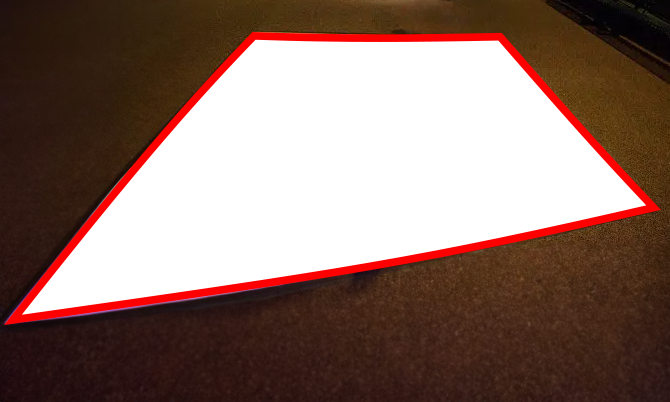
#> input picture PythonProject_save_the_turtles/Tests/scene_detection_and_calibration/floor3.png, 670 x 402 px
$ python test5.py
#> lines starting #> are read from the running program, lines starting #| are printed output that depends on the picture; after the words box and inside, x2 and y2 are one past the last pixel; in counts of white or black regions, pixels touching at a corner belong together
import cv2
import numpy as np

# Remplacez ceci par une valeur appropriée pour vos images
MIN_CONTOUR_AREA = 50000
# [56 lines left out: functions order_points, four_point_transform, not called in this run]
def auto_detect_edges(image_path):
    # Charger l'image
#> called with image_path = 'floor3.png'
    image = cv2.imread(image_path)
#> image is the input picture: shape (402, 670, 3); mean B, G, R 103.3, 112.2, 138
    orig = image.copy()

    # Convertir en niveaux de gris
    gray = cv2.cvtColor(image, cv2.COLOR_BGR2GRAY)
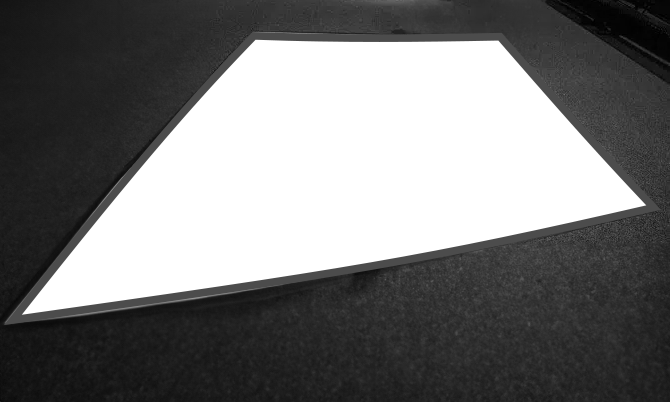
#> gray: shape (402, 670); min 0, max 255, mean 118.9

    # Flouter l'image pour réduire le bruit
    blurred = cv2.GaussianBlur(gray, (5, 5), 0)

    # Détecter les bords
    edged = cv2.Canny(blurred, 30, 150)
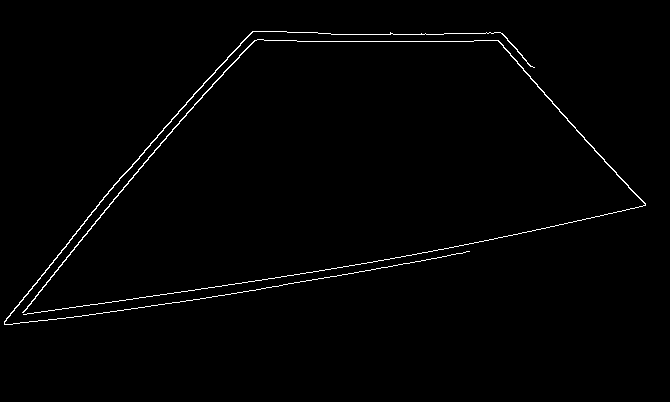
#> edged: shape (402, 670); 1.1% white in thin lines or dots, all inside (x1, y1, x2, y2) = (4, 31, 646, 325)

    cv2.imshow("Edges", edged)
    cv2.waitKey(0)

    # Trouver les contours dans l'image des bords, et initialiser notre contour de la scène
    contours, _ = cv2.findContours(edged.copy(), cv2.RETR_EXTERNAL, cv2.CHAIN_APPROX_SIMPLE)
#> contours = 2 contours; box (x1, y1, x2, y2) and area: (22, 39, 646, 315) 378, (4, 31, 535, 325) 278

    valid_contours = []

    # Boucle sur les contours
    for contour in contours:
        # Calculer l'aire du contour
        area = cv2.contourArea(contour)

        # Ignorer les petits contours
        if area < MIN_CONTOUR_AREA:
            continue

        # Approximer le contour
        peri = cv2.arcLength(contour, True)
        approx = cv2.approxPolyDP(contour, 0.02 * peri, True)

        # Le contour doit être fermé et avoir quatre points
        if len(approx) == 4:
            valid_contours.append(approx)
#> this loop made 2 passes
#> area on passes 1 to 2: 378, 278.5
#> after the loop, valid_contours = []

    # Dessiner les contours valides
    cv2.drawContours(image, valid_contours, -1, (0, 255, 0), 3)

    # Afficher l'image
    cv2.imshow("Valid Contours", image)
    cv2.waitKey(0)
    cv2.destroyAllWindows()

    # Retourner le premier contour valide si disponible
    if valid_contours:
        return valid_contours[0].reshape(4, 2)
    else:
        return None

# Remplacez 'floor.png' par votre image
contour_points = auto_detect_edges('floor3.png')
if contour_points is not None:
    print(contour_points)
else:
    print("No suitable contour found")

$ run again, with PythonProject_save_the_turtles/Tests/scene_detection_and_calibration/floor2.png copied over PythonProject_save_the_turtles/Tests/scene_detection_and_calibration/floor3.png
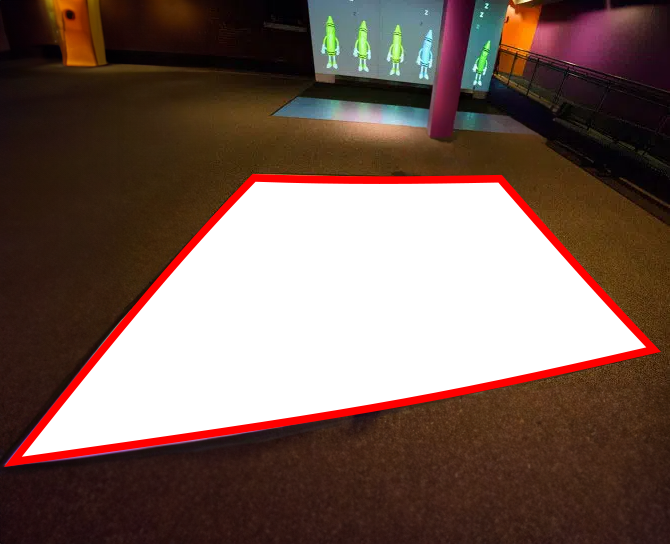
#> input picture PythonProject_save_the_turtles/Tests/scene_detection_and_calibration/floor2.png, 670 x 544 px
#> in auto_detect_edges, image is the input picture: shape (544, 670, 3); mean B, G, R 87.2, 95.9, 119.1
#> in auto_detect_edges, `gray = cv2.cvtColor(image, cv2.COLOR_BGR2GRAY)`:
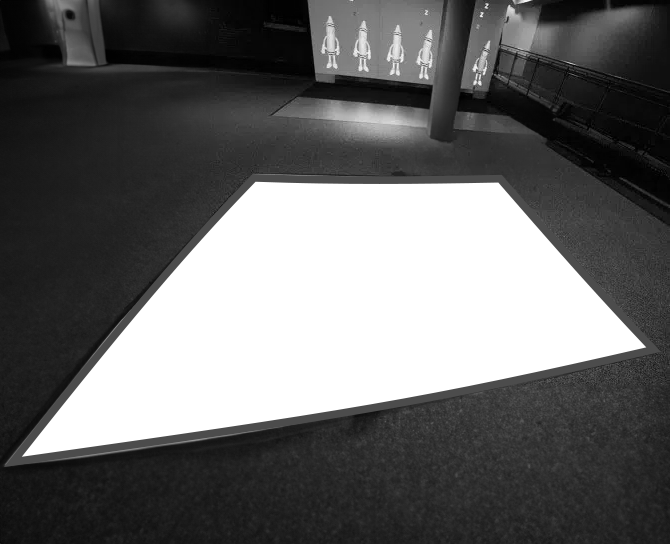
#> gray: shape (544, 670); min 0, max 255, mean 101.9
#> in auto_detect_edges, `edged = cv2.Canny(blurred, 30, 150)`:
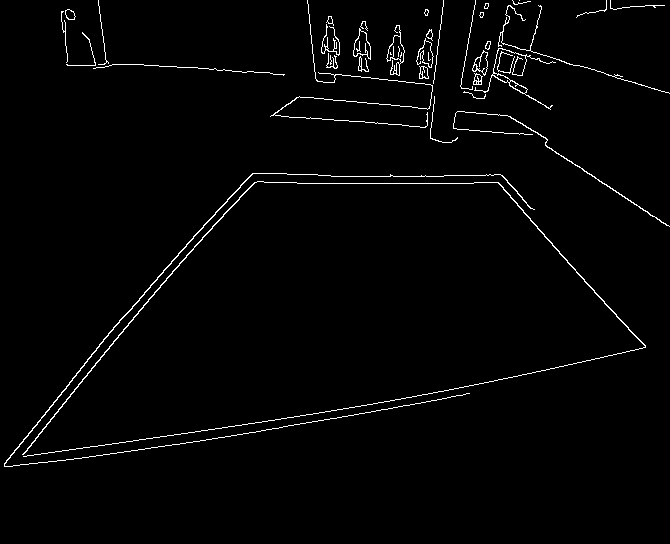
#> edged: shape (544, 670); 1.8% white in thin lines or dots, all inside (x1, y1, x2, y2) = (4, 0, 670, 467)
#> contours = 38 contours, 21 with area under 20; largest, box (x1, y1, x2, y2) and area: (22, 181, 646, 457) 378, (386, 25, 405, 76) 346, (353, 28, 371, 60) 306, (4, 173, 535, 467) 278, (474, 48, 556, 110) 224
#> the loop in auto_detect_edges, `for contour in contours: # Calculer l'aire du contour` made 38 passes
#> area on passes 1, 2, 3, 6, 7, 9, 14, 15: 378, 278.5, 98.5, 70.5, 86.5, 35.5, 213, 223.5
#> after the loop in auto_detect_edges, `for contour in contours:`: valid_contours = []
